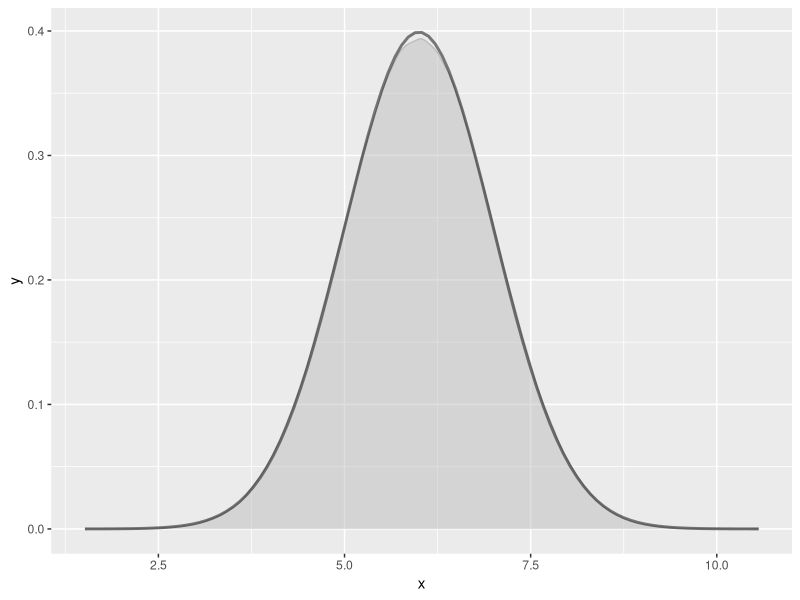
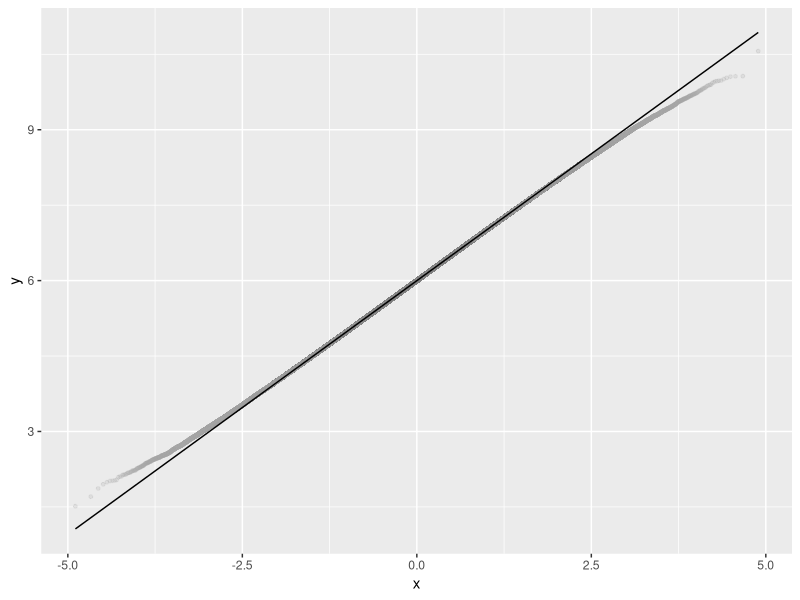

Write the R code that produced these figures, in order.
library(tidyverse)

random <- function(i)
{
  return(sum(runif(12)))
}

x <- tibble(x = sapply(1:1000000, random))

x.mean <- mean(x$x)
x.sd <- sd(x$x)

x.mean
x.sd

png(filename="density.png", res = 600, width = 4, height = 4, units = 'in')
x %>% ggplot(aes(x=x)) + geom_density(fill = 'grey', colour = 'grey', alpha = 0.5) + stat_function(fun = dnorm, args = list(mean = x.mean, sd = x.sd), size = 1, alpha = 0.5)

png(filename="qq_plot.png", res = 600, width = 4, height = 4, units = 'in')
x %>% ggplot(aes(sample=x)) + stat_qq(alpha = 0.2, size = 1, colour = 'darkgrey') + stat_qq_line()
dev.off()

ks.test(x = x$x, y = 'pnorm', alternative = 'two.sided')
